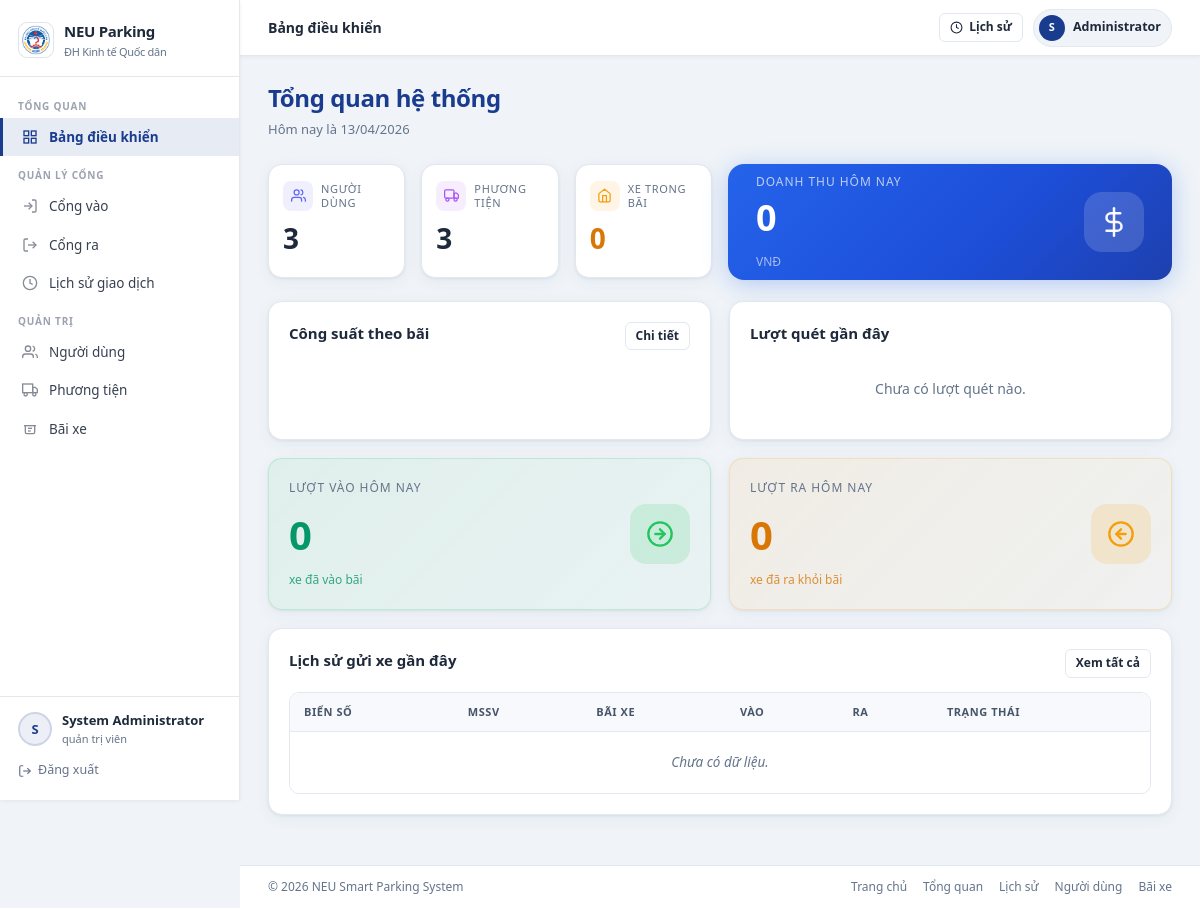
The page /dashboard (signed in) on the database as committed earlier.
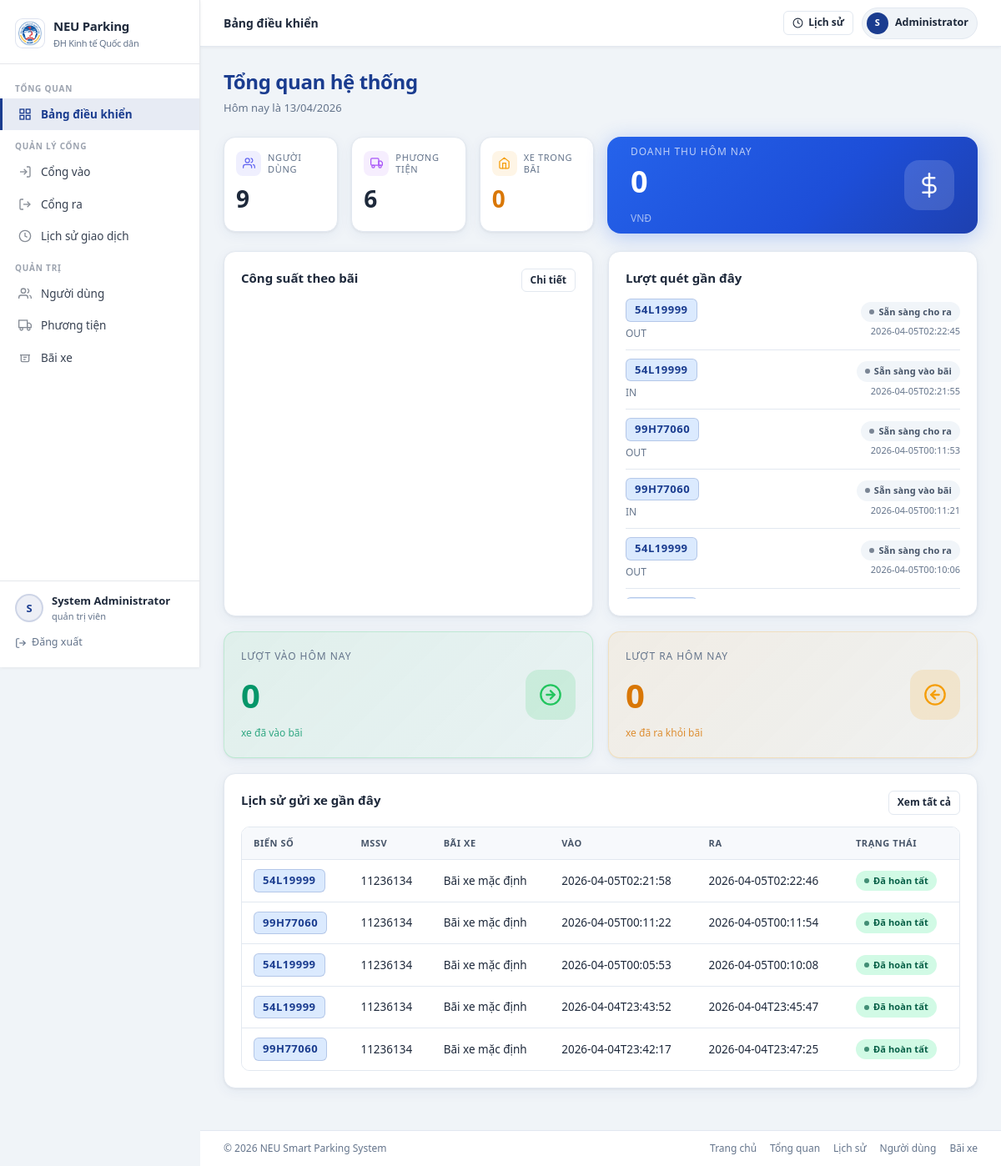
The same page on the database as committed later.
### tables this page shows
CREATE TABLE plate_scan_log (
            id INTEGER PRIMARY KEY AUTOINCREMENT,
            image_path TEXT NOT NULL,
            raw_text TEXT,
            normalized_plate TEXT,
            score REAL,
            source TEXT,
            direction TEXT,
            gate TEXT,
            status TEXT NOT NULL DEFAULT 'UNKNOWN',
            created_at TEXT DEFAULT CURRENT_TIMESTAMP
        );

CREATE TABLE parking_log (
            id INTEGER PRIMARY KEY AUTOINCREMENT,
            plate TEXT NOT NULL,
            student_code TEXT NOT NULL,
            time_in TEXT NOT NULL,
            time_out TEXT,
            gate_in TEXT,
            gate_out TEXT,
            fee INTEGER NOT NULL DEFAULT 0,
            status TEXT NOT NULL DEFAULT 'IN_PARKING',
            note TEXT,
            created_at TEXT DEFAULT CURRENT_TIMESTAMP
        );

### app.py (the view)
@app.route("/dashboard")
@login_required
def dashboard():
    if g.user.get("role") == "student":
        return redirect(url_for("self_dashboard"))
    parking_areas = list_parking_areas(include_inactive=True)
    total_users = int(_fetch_scalar("SELECT COUNT(*) FROM users"))
    total_vehicles = int(_fetch_scalar("SELECT COUNT(*) FROM vehicles"))
    vehicles_in_parking = int(_fetch_scalar("SELECT COUNT(*) FROM parking_log WHERE time_out IS NULL"))
    today_checkins = int(_fetch_scalar("SELECT COUNT(*) FROM parking_log WHERE date(time_in)=date('now','localtime')"))
    today_checkouts = int(
        _fetch_scalar(
            "SELECT COUNT(*) FROM parking_log WHERE time_out IS NOT NULL AND date(time_out)=date('now','localtime')"
        )
    )
    today_revenue = int(
        _fetch_scalar(
            "SELECT COALESCE(SUM(fee),0) FROM parking_log WHERE time_out IS NOT NULL AND date(time_out)=date('now','localtime')"
        )
    )
    recent_logs = _fetch_all(
        """
        SELECT
            pl.plate,
            pl.student_code,
            COALESCE(pa.name, 'Bãi xe mặc định') AS parking_area_name,
            pl.time_in,
            pl.time_out,
            pl.status
        FROM parking_log pl
        LEFT JOIN parking_areas pa ON pa.id = pl.parking_area_id
        ORDER BY pl.id DESC
        LIMIT 10
        """
    )
    recent_vehicle_scans = _fetch_all(
        """
        SELECT COALESCE(normalized_plate, raw_text, 'UNKNOWN') AS plate, direction, status, created_at
        FROM plate_scan_log
        ORDER BY id DESC
        LIMIT 8
        """
    )
    return render_template(
        "dashboard.html",
        total_users=total_users,
        total_vehicles=total_vehicles,
        vehicles_in_parking=vehicles_in_parking,
        today_checkins=today_checkins,
        today_checkouts=today_checkouts,
        today_revenue=today_revenue,
        current_date=datetime.now().strftime("%d/%m/%Y"),
        parking_areas=parking_areas,
        recent_logs=recent_logs,
        recent_vehicle_scans=recent_vehicle_scans,
    )

### app.py (called while the page is built)
def _engine():
    return get_engine()

def _fetch_all(sql: str, params: dict | None = None):
    with _engine().connect() as conn:
        return conn.execute(text(sql), params or {}).fetchall()

def _fetch_scalar(sql: str, params: dict | None = None, default=0):
    with _engine().connect() as conn:
        value = conn.execute(text(sql), params or {}).scalar()
        return default if value is None else value

def login_required(view):
    @wraps(view)
    def wrapped_view(*args, **kwargs):
        if not g.user:
            return redirect(url_for("login", next=request.path))
        return view(*args, **kwargs)
    return wrapped_view

def _translate_role(role: str | None) -> str:
    return {
        "admin": "quản trị viên",
        "guard": "bảo vệ",
        "student": "sinh viên",
    }.get((role or "").lower(), role or "-")

@app.before_request
def load_current_user():
    user_id = session.get("user_id")
    if not user_id:
        g.user = None
        return
    user = get_user_by_id(int(user_id))
    if not user:
        session.clear()
        g.user = None
        return
    g.user = user

### templates/dashboard.html (shortened to what the changed rows need)
{% extends 'base.html' %}
{% block extra_css %}
<link rel="stylesheet" href="{{ url_for('static', filename='css/dashboard.css') }}">
{% endblock %}
{% block content %}
<div class="page-header">
    <div>
        <h1 class="page-title">Tổng quan hệ thống</h1>
    </div>
</div>
<div style="display:grid;grid-template-columns:1fr 1fr;gap:16px;margin-bottom:5px; align-items:stretch;">
    <div style="display:grid;grid-template-columns:repeat(3,1fr);column-gap:16px; height:100%; padding-bottom: 0; ">
        <article class="section-card" style="padding:16px 14px; ">
            <div style="display:flex;align-items:center;gap:8px;margin-bottom:6px;">
                <div style="width:30px;height:30px;border-radius:8px;background:rgba(99,102,241,.1);display:flex;align-items:center;justify-content:center;flex-shrink:0;">
                </div>
                <p class="muted" style="font-size:11px;text-transform:uppercase;letter-spacing:.06em;line-height:1.2;">Người dùng</p>
            </div>
            <p style="font-size:28px;font-weight:800;margin:0;">{{ total_users }}</p>
        </article>
        <article class="section-card" style="padding:16px 14px;">
            <div style="display:flex;align-items:center;gap:8px;margin-bottom:6px;">
                <div style="width:30px;height:30px;border-radius:8px;background:rgba(168,85,247,.1);display:flex;align-items:center;justify-content:center;flex-shrink:0;">
                </div>
                <p class="muted" style="font-size:11px;text-transform:uppercase;letter-spacing:.06em;line-height:1.2;">Phương tiện</p>
            </div>
            <p style="font-size:28px;font-weight:800;margin:0;">{{ total_vehicles }}</p>
        </article>
    </div>
</div>
<div class="grid grid-2" style="margin-bottom:18px;">
    <article class="section-card" style="display:flex;flex-direction:column;">
        <div class="section-head">
            <h2 class="section-title">Công suất theo bãi</h2>
        </div>
    </article>
    <article class="section-card">
        <div class="section-head">
            <h2 class="section-title">Lượt quét gần đây</h2>
        </div>
        <ul class="list-plain" style="max-height:360px;overflow-y:auto;">
            {% for scan in recent_vehicle_scans[:8] %}
            <li class="list-item">
                <div>
                    <span class="plate-badge" style="margin-bottom:2px;">{{ scan[0] }}</span>
                    <p style="font-size:12px;color:var(--text-secondary);margin-top:3px;">{{ scan[1] or '—' }}</p>
                </div>
                <div style="text-align:right;">
                    <span class="badge {% if scan[2] in ['SUCCESS', 'OPEN'] %}badge-success{% else %}badge-secondary{% endif %}">
                        {{ translate_status(scan[2]) }}
                    </span>
                    <p style="font-size:11px;color:var(--text-secondary);margin-top:3px;">{{ scan[3] }}</p>
                </div>
            </li>
            {% else %}
            <li class="muted" style="padding:20px 0;text-align:center;">Chưa có lượt quét nào.</li>
            {% endfor %}
        </ul>
    </article>
</div>
<article class="section-card">
    <div class="section-head">
        <h2 class="section-title">Lịch sử gửi xe gần đây</h2>
    </div>
    <div class="table-wrapper" style="max-height:320px;overflow-y:auto;">
        <table>
            <thead>
                <tr>
                    <th>Biển số</th>
                    <th>MSSV</th>
                    <th>Bãi xe</th>
                    <th>Vào</th>
                    <th>Ra</th>
                    <th>Trạng thái</th>
                </tr>
            </thead>
            <tbody>
                {% for log in recent_logs %}
                <tr>
                    <td><span class="plate-badge">{{ log[0] }}</span></td>
                    <td>{{ log[1] }}</td>
                    <td>{{ log[2] or '—' }}</td>
                    <td>{{ log[3] or '—' }}</td>
                    <td>{{ log[4] or '—' }}</td>
                    <td>
                        <span class="badge {% if log[5] == 'IN_PARKING' %}badge-warning{% else %}badge-success{% endif %}">
                            {{ translate_status(log[5]) }}
                        </span>
                    </td>
                </tr>
                {% else %}
                <tr>
                    <td colspan="6" class="muted" style="text-align:center;padding:20px;">Chưa có dữ liệu.</td>
                </tr>
                {% endfor %}
            </tbody>
        </table>
    </div>
</article>
{% endblock %}

Rows that differ between the two databases and show on the page:
added plate_scan_log: normalized_plate "54L19999", direction "OUT", created_at "2026-04-05T02:22:45"
added plate_scan_log: normalized_plate "54L19999", direction "IN", created_at "2026-04-05T02:21:55"
added plate_scan_log: normalized_plate "99H77060", direction "OUT", created_at "2026-04-05T00:11:53"
added plate_scan_log: normalized_plate "99H77060", direction "IN", created_at "2026-04-05T00:11:21"
added plate_scan_log: normalized_plate "54L19999", direction "OUT", created_at "2026-04-05T00:10:06"
added parking_log: plate "54L19999", student_code "11236134", log "Bãi xe mặc định", time_in "2026-04-05T02:21:58", time_out "2026-04-05T02:22:46"
added parking_log: plate "99H77060", student_code "11236134", log "Bãi xe mặc định", time_in "2026-04-05T00:11:22", time_out "2026-04-05T00:11:54"
added parking_log: plate "54L19999", student_code "11236134", log "Bãi xe mặc định", time_in "2026-04-05T00:05:53", time_out "2026-04-05T00:10:08"
added parking_log: plate "54L19999", student_code "11236134", log "Bãi xe mặc định", time_in "2026-04-04T23:43:52", time_out "2026-04-04T23:45:47"
added parking_log: plate "99H77060", student_code "11236134", log "Bãi xe mặc định", time_in "2026-04-04T23:42:17", time_out "2026-04-04T23:47:25"
Other text that changed with them:
{{ total_users }}: "3" → "9"
{{ total_vehicles }}: "3" → "6"
text no longer shown: "Chưa có lượt quét nào. Chưa có dữ liệu."
